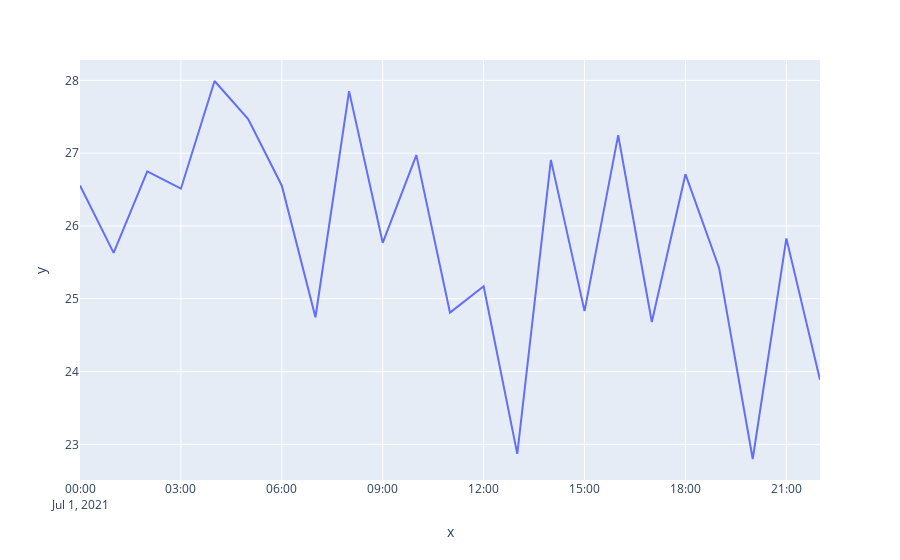

Here is the notebook cell this chart was saved with:
### Code cell
# lines plot
px.line(x=hours_of_day, y=temperatures)

### Figure 1 — Plotly figure (JSON) as saved in the notebook; plotly's stock layout.template omitted (floating-point values rounded to 4 significant figures)
{"data": [{"hovertemplate": "x=%{x}<br>y=%{y}<extra></extra>", "legendgroup": "", "line": {"color": "#636efa", "dash": "solid"}, "marker": {"symbol": "circle"}, "mode": "lines", "name": "", "orientation": "v", "showlegend": false, "type": "scatter", "x": ["2021-07-01T00:00:00", "2021-07-01T01:00:00", "2021-07-01T02:00:00", "2021-07-01T03:00:00", "2021-07-01T04:00:00", "2021-07-01T05:00:00", "2021-07-01T06:00:00", "2021-07-01T07:00:00", "2021-07-01T08:00:00", "2021-07-01T09:00:00", "2021-07-01T10:00:00", "2021-07-01T11:00:00", "2021-07-01T12:00:00", "2021-07-01T13:00:00", "2021-07-01T14:00:00", "2021-07-01T15:00:00", "2021-07-01T16:00:00", "2021-07-01T17:00:00", "2021-07-01T18:00:00", "2021-07-01T19:00:00", "2021-07-01T20:00:00", "2021-07-01T21:00:00", "2021-07-01T22:00:00"], "xaxis": "x", "y": [26.56, 25.63, 26.75, 26.51, 27.99, 27.47, 26.55, 24.75, 27.85, 25.77, 26.97, 24.81, 25.17, 22.87, 26.91, 24.83, 27.25, 24.68, 26.71, 25.42, 22.8, 25.83, 23.89], "yaxis": "y"}], "layout": {"autosize": true, "legend": {"tracegroupgap": 0}, "margin": {"t": 60}, "xaxis": {"anchor": "y", "autorange": true, "domain": [0, 1], "range": ["2021-07-01", "2021-07-01 22:00"], "title": {"text": "x"}, "type": "date"}, "yaxis": {"anchor": "x", "autorange": true, "domain": [0, 1], "range": [22.51, 28.28], "title": {"text": "y"}, "type": "linear"}}}
